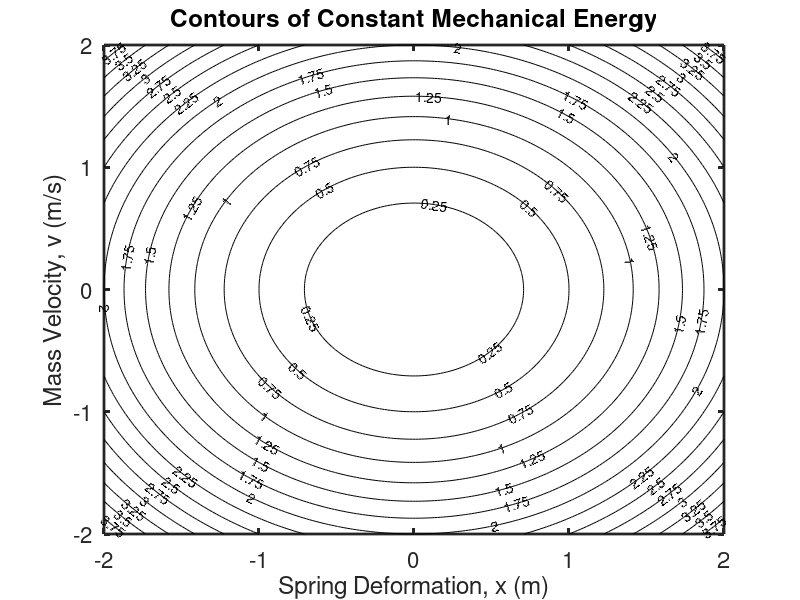

MATLAB code for this plot:
close all
clear all
%--------------------------------------------------------------------------
% This script uses the meshgrid and contour functions to
% create a contour plot of the mechanical energy for a mass-spring
% system
% Define parameters
m = 1;   %mass
k = 1;   %spring constant
% Define ranges of x and xdot (v)
x = linspace(-2,2,200)';
v = linspace(-2,2,200)';
% Calculate energy
E = zeros(length(x),length(v));
for j = 1:length(x)
for k = 1:length(v)
E(j,k) = x(j)^2/2 + v(k)^2/2;
end
end
% Plot energy contours
[X,V] = meshgrid(x,v);
[C1,handle1] = contour(X,V,E,[0:0.25:4],'k-'); hold on
set(handle1,'ShowText','on')
xlabel('Spring Deformation, x (m)','FontSize',16)
ylabel('Mass Velocity, v (m/s)','FontSize',16)
title('Contours of Constant Mechanical Energy','FontSize',16)
set(gca,'FontSize',16,'LineWidth',2)